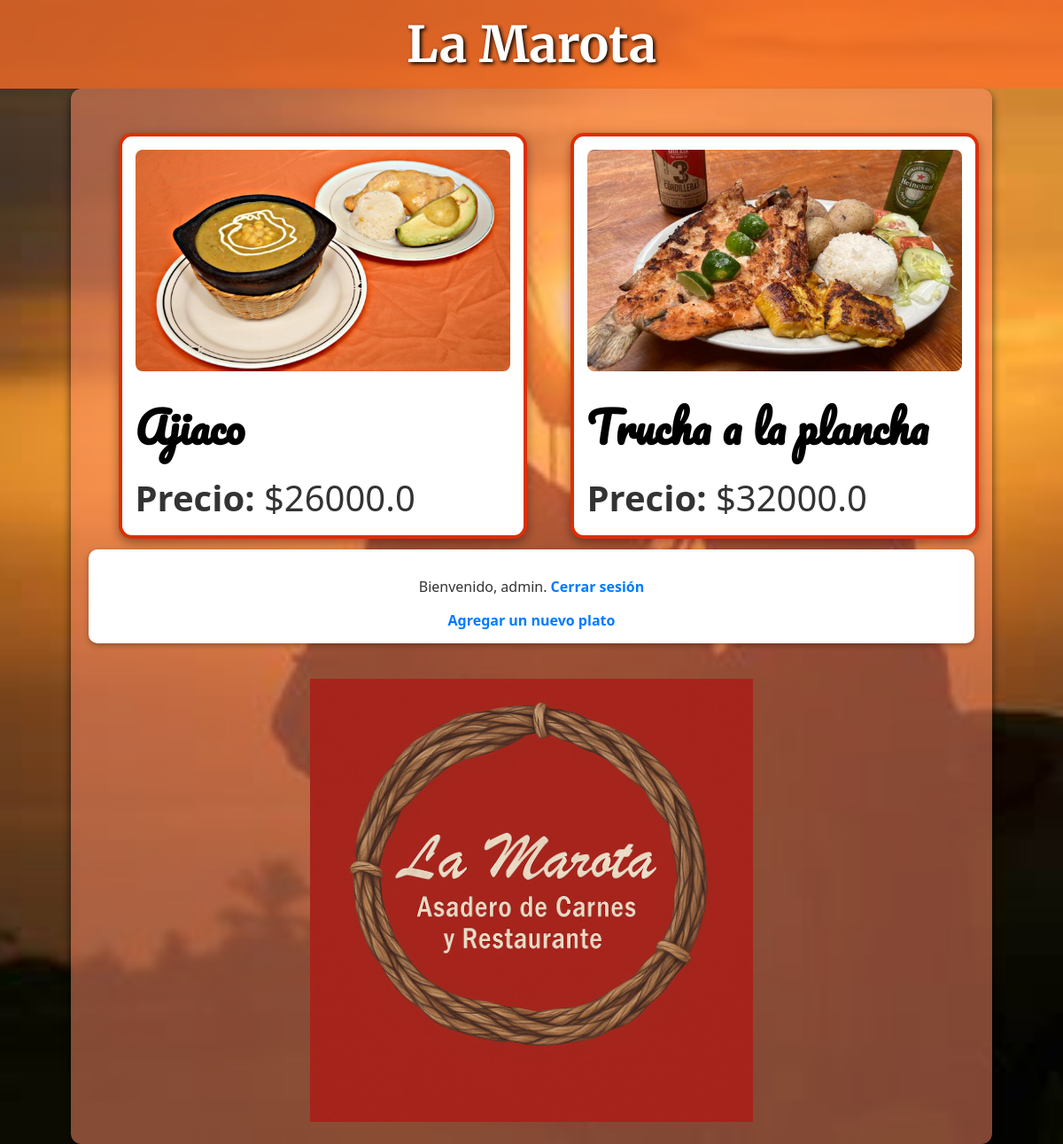
The page / (signed in) on the database its author committed.
### tables this page shows
CREATE TABLE platos (
    id INTEGER PRIMARY KEY AUTOINCREMENT,
    nombre TEXT,
    precio REAL,
    imagen_url TEXT
, descripcion TEXT);

### app.py (the view)
@app.route('/')
def index():
    conn = sqlite3.connect('menu.db')
    cursor = conn.cursor()
    cursor.execute('SELECT * FROM platos')
    platos = cursor.fetchall()
    conn.close()
    return render_template('index.html', platos=platos)

### templates/index.html (shortened to what this page needs)
<!DOCTYPE html>
<html lang="es">
<head>
  <link rel="stylesheet" href="{{ url_for('static', filename='styles.css') }}">
</head>
<body>
  <div class="fixed-header">
    <h1 class="flame-title">La Marota</h1>
  </div>
  <div class="container">
    <div class="platos-grid">
      {% for plato in platos %}
        <div class="flip-card">
          <div class="flip-card-inner">
            <div class="flip-card-front">
              <img src="{{ plato[3] }}" alt="Imagen del plato">
              <h3>{{ plato[1] }}</h3>
              <p><strong>Precio:</strong> ${{ plato[2] }}</p>
            </div>
            <div class="flip-card-back">
              <h3>{{ plato[1] }}</h3>
              <p class="descripcion">{{ plato[4] }}</p>
              {% if session.get('usuario') %}
                <div class="admin-buttons">
                  <a href="{{ url_for('editar', plato_id=plato[0]) }}">Editar</a>
                  <form action="{{ url_for('eliminar', plato_id=plato[0]) }}" method="POST" style="display:inline;">
                    <button type="submit" onclick="return confirm('¿Eliminar este plato?');">Eliminar</button>
                  </form>
                </div>
              {% endif %}
            </div>
          </div>
        </div>
      {% endfor %}
    </div>
    <div class="card-session">
      {% if session.get('usuario') %}
        <p>Bienvenido, {{ session['usuario'] }}. <a href="{{ url_for('logout') }}">Cerrar sesión</a></p>
        <a href="{{ url_for('agregar') }}">Agregar un nuevo plato</a>
      {% else %}
        <p><a href="{{ url_for('login') }}">Iniciar sesión como administrador</a></p>
      {% endif %}
    </div>
    <div class="logo-final">
      <img src="{{ url_for('static', filename='logo.png') }}" alt="Logo La Marota">
    </div>
  </div>
</body>
</html>

### static/styles.css (style rules this page uses)
.fixed-header { position: fixed; top: 0; width: 100%; background: rgba(255, 112, 40, 0.75); padding: 15px 0; text-align: center; z-index: 999; }
.flame-title { font-family: 'Merriweather', serif; font-size: 3.5em; color: #fff; margin: 0; position: relative; text-shadow: 2px 2px 4px #000; }
body { margin: 0; font-family: 'Segoe UI', sans-serif; background: url('/static/fondo.jpg') no-repeat center center fixed; background-size: cover; color: #191919; padding-top: 100px; }
.container { padding: 20px; max-width: 1000px; margin: 0 auto; background-color: rgba(255, 140, 105, 0.5); border-radius: 12px; box-shadow: 0 4px 10px rgba(0, 0, 0, 0.7); }
.platos-grid { display: grid; grid-template-columns: repeat(2, 1fr); gap: 40px; justify-items: center; padding: 30px 10px; }
.flip-card { background-color: transparent; width: 90%; height: 420px; perspective: 1000px; }
.flip-card-inner { position: relative; width: 100%; height: 100%; transition: transform 0.8s; transform-style: preserve-3d; }
.flip-card-front, .flip-card-back { position: absolute; width: 100%; height: 100%; backface-visibility: hidden; border-radius: 15px; overflow: hidden; background-color: #fff; display: flex; flex-direction: column; padding: 15px; border: 4px solid #de2e03; box-shadow: 0 4px 12px rgba(0, 0, 0, 0.4); }
.flip-card-front img { width: 100%; height: 250px; object-fit: cover; border-radius: 8px; margin-bottom: 10px; }
.flip-card h3 { margin: 10px 0 10px; font-size: 3em; font-family: 'Pacifico', cursive; color: #000; }
.flip-card p { margin: 0; font-size: 2.5em; color: #333; font-weight: 500; }
.descripcion { font-family: 'Open Sans', sans-serif; font-size: 1.6em; color: #444; line-height: 1.5; margin-top: 10px; }
.flip-card-back { transform: rotateY(180deg); justify-content: flex-start; text-align: center; }
.admin-buttons { margin-top: 15px; display: flex; justify-content: center; gap: 10px; }
.admin-buttons a, .admin-buttons button { background-color: #3498db; color: white; border: none; padding: 8px 14px; border-radius: 5px; text-decoration: none; cursor: pointer; font-size: 1em; transition: background-color 0.2s; }
.admin-buttons button { background-color: #e74c3c; }
.card-session { background-color: #fff; color: #333; padding: 15px 20px; border-radius: 10px; margin-top: 20px; text-align: center; box-shadow: 0 2px 6px rgba(0, 0, 0, 0.3); }
.card-session a { text-decoration: none; color: #007bff; font-weight: bold; }
.logo-final { text-align: center; margin-top: 40px; }
.logo-final img { width: 500px; height: auto; }

### rows shown on the page
platos: imagen_url (picture), nombre "Ajiaco", precio "26000.0"
platos: imagen_url (picture), nombre "Trucha a la plancha", precio "32000.0"

### other values the page prints
{{ session['usuario'] }} "admin"
